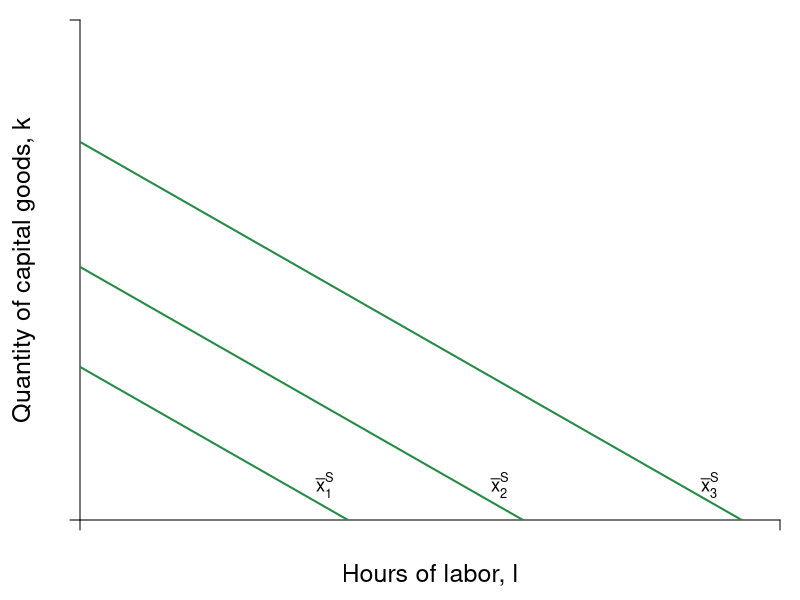

Recreate this plot in R.
#Graph Designer: Simon Halliday
#Authors: Bowles, Foley and Halliday
#Title: Coordination, Conflict and Competition: A Text in Microeconomics

library(shape)
pdf(file = "specprodexch/techvariables3.pdf", width = 7, height = 7)

#Set parameters for graphics
axislabelsize <- 1.5
labelsize <- 1.1
graphlinewidth <- 2
segmentlinewidth <- 1.5

COL <- c("#7fc97f", "#beaed4", "#fdc086", "#ffff99", "#386cb0", "#f0027f", "#bf5b17", "#666666")
COLA <- c("#e0f3db", "#99d8c9","#66c2a4","#41ae76", "#238b45", "#005824")
COLB <- c("#c6dbef", "#4eb3d3", "#2b8cbe", "#0868ac","#084081")

#Edited the margins to cater for the larger LHS labels
par(mar =  c(4, 4, 1, 1))

uFn <- function(x, y, alpha = 0.7){
  (x^alpha)*(y^(1 - alpha))
}

isoA <- function(l, alpha = 0.7, xbar = 4, A = 2) {
  (xbar / A)^2 - alpha*l
}

trsline <- function(x, constant = 10, slope = 4){
  constant - (slope)*x
}

ff <- function(x, c = 12, s = 1/3){
  c - s*x
}

xlims <- c(0, 10)
ylims <- c(0, 10)

npts <- 501 
x <- seq(xlims[1], xlims[2], length.out = npts)
y <- seq(ylims[1], ylims[2], length.out = npts) 
a <- c(2, 4, 6)

plot(0, 0, xlim = xlims, ylim = ylims, type = "n",
     xlab = expression(paste("")),
     ylab = expression(paste("")), 
     xaxt = "n", 
     yaxt = "n", 
     cex.lab = axislabelsize, 
     bty = "n", 
     xaxs="i", 
     yaxs="i"
)


# ticksy <- seq(from = 0, to = ylims[2], by = 1)
# ylabels <- seq(from = 0, to = ylims[2], by = 1)
# ticksx <- seq(from = 0, to = xlims[2], by = 1)
# xlabels <- seq(from = 0, to = xlims[2], by = 1)
ticksy <- c(ylims[1],  ylims[2])
ylabels <- c(NA, NA)
ticksx <- c(xlims[1], xlims[2])
xlabels <- c(NA, NA)

axis(1, at = ticksx, pos = 0, labels = xlabels)
axis(2, at = ticksy, pos = 0, labels = ylabels, las = 1)

npts <- 500 
xx1 <- seq(xlims[1], xlims[2], length.out = npts)
xx2 <- seq(0, xlims[2], length.out = npts)
xx3 <- seq(1.5, 2.5, length.out = npts)
xx4 <- seq(3, 5, length.out = npts)
xx5 <- seq(7, 9, length.out = npts)

#Draw the graphs
lines(xx1, isoA(xx1, alpha = 0.8, xbar = 3.5, A = 2), col = COLA[5], lwd = graphlinewidth)
lines(xx1, isoA(xx1, alpha = 0.8, xbar = 4.5, A = 2 ), col = COLA[5], lwd = graphlinewidth)
lines(xx1, isoA(xx1, alpha = 0.8, xbar = 5.5, A = 2), col = COLA[5], lwd = graphlinewidth)
#lines(xx1, isoA(xx1, alpha = 0.3, xbar = 4), col = COLB[5], lwd = graphlinewidth)
#lines(xx1, ff(xx1, c = 9, s = 1.34), col = COL[3], lwd = graphlinewidth)
# lines(xx3, trsline(xx3, constant = 16), col = "gray", lty = 2, lwd = graphlinewidth)
# lines(xx4, trsline(xx4, constant = 8, slope = 1), col = "gray", lty = 2, lwd = graphlinewidth)
# lines(xx5, trsline(xx5, constant = 4, slope = 0.25), col = "gray", lty = 2, lwd = graphlinewidth)
#lines(xx4, mcline(xx4, constant = totalcost(x = 3, c0 = 2, c1 = 0.05, c2 = 0.05) - 3*marginalcost(x = 3, c1 = 0.05, c2 = 0.05), slope = marginalcost(x = 3, c1 = 0.05, c2 = 0.05)), col = "gray", lty = 2, lwd = graphlinewidth)



#Label the feasible frontier
# text(3.2, 1, expression("Feasible Frontier"), cex = labelsize)
# text(3.2, 0.5, expression("(production possibilities frontier)"), cex = labelsize)
# Arrows(4.35, 0.95, 8.1, 0.95, col = "black", lty = 1, lwd = 2, arr.type = "triangle", arr.lwd = 0.5)

#Axis labels
mtext(expression(paste("Hours of labor, ", l)), side = 1, line = 2.5, cex = axislabelsize)
text(-0.8, 5, expression(paste("Quantity of capital goods, ", k)), xpd = TRUE, cex = axislabelsize, srt = 90) 


# contour(x, y, 
#         outer(x, y, uFn),
#         drawlabels = FALSE,
#         col = COLB[3],
#         lwd = graphlinewidth,
#         levels = a, 
#         xaxs="i", 
#         yaxs="i", 
#         add = TRUE)


#Label the indifference curves
#text(8, 1.6, expression(paste("Technology E, ", x[1]^E)), cex = labelsize)
# text(6, 9, expression(paste("Technology E Production: ", x == A*(alpha*l + k)^frac(1,2))), cex = labelsize)
# text(6, 8, expression(paste("Isoquant curve: ", k == bgroup("(",frac(bar(x), A),")")^2 - alpha*l   )), cex = labelsize)
# text(6, 7, expression(paste(trs(l,k) == frac(x[l],x[k]), phantom() == alpha)), cex = labelsize)

text(3.5, 0.7, expression(paste(bar(x)[1]^S)), cex = labelsize)
text(6, 0.7, expression(paste(bar(x)[2]^S)), cex = labelsize)
text(9, 0.7, expression(paste(bar(x)[3]^S)), cex = labelsize)

# text(8, 4, expression(paste(trs(l,k) == frac(2,8), phantom() == 0.25)), cex = labelsize)
# Arrows(8, 3.6, 8, 2.4, col = "black", lty = 1, lwd = 2, arr.type = "triangle", arr.lwd = 0.5)
# 
# text(4, 6, expression(paste(trs(l,k) == frac(4,4), phantom()==1)), cex = labelsize)
# Arrows(4, 5.6, 4, 4.4, col = "black", lty = 1, lwd = 2, arr.type = "triangle", arr.lwd = 0.5)
# 
# text(4, 8, expression(paste(trs(l,k) == frac(8,2), phantom() == 4)), cex = labelsize)
# Arrows(3.05, 8, 2.3, 8, col = "black", lty = 1, lwd = 2, arr.type = "triangle", arr.lwd = 0.5)


#Label feasible and infeasible
#text(8, 9, expression(paste(trs(l,k) == frac(x[l], x[k]), phantom() == frac(mp[l], mp[k]), phantom() == -frac(dk,dl))), cex = labelsize)
#text(3, 2.5, expression(paste("with plan ", (list(x, l, k)) )), cex = labelsize)

# text(8, 8.5, expression(paste("Production set:")), cex = labelsize)
# text(8, 8, expression(paste(x = bar(x), " feasible")), cex = labelsize)
# text(8, 7.5, expression(paste("with plan ", (list(x, l, k)) )), cex = labelsize)

#segments(0, 0, 4, ylims[2], lty = 2, col = "gray" , lwd = segmentlinewidth)

# segments(0, 8, 2.9705, 8, lty = 2, col = "gray" , lwd = segmentlinewidth)
#segments(2.9705, 0, 2.9705, 8, lty = 2, col = "gray" , lwd = segmentlinewidth)
# segments(2, 0, 2, 8, lty = 2, col = "gray" , lwd = segmentlinewidth)
# segments(4, 0, 4, 4, lty = 2, col = "gray" , lwd = segmentlinewidth)
# segments(0, 4, 4, 4, lty = 2, col = "gray" , lwd = segmentlinewidth)
# 
# 
# segments(8, 0, 8, 2, lty = 2, col = "gray" , lwd = segmentlinewidth)
# segments(0, 2, 8, 2, lty = 2, col = "gray" , lwd = segmentlinewidth)
# 
# segments(8, 0, 8,indiffA(x = 8)  , lty = 2, col = "gray" , lwd = segmentlinewidth)
# segments(0, indiffA(x = 8) , 8,indiffA(x = 8)  , lty = 2, col = "gray" , lwd = segmentlinewidth)

#Annotate points (4,4),(2,8),(8,2) on feasibility frontier
# text(4.2, 4.2, expression(paste(b)), cex = labelsize)
# points(2.1, isoA(l = 2.1, alpha = 0.3, xbar = 4), pch = 16, col = "black", cex = 1.5)
# text(2.1 - 0.2, isoA(l = 2.1, alpha = 0.3, xbar = 4), expression(paste(b)), cex = labelsize)


# points(3.04, isoA(l = 3.04, alpha = 0.7, xbar = 4), pch = 16, col = "black", cex = 1.5)
# text(3.04 - 0.2, isoA(l = 3.04, alpha = 0.7, xbar = 4), expression(paste(a)), cex = labelsize)

#points(4.8, indiffA(x = 4.8, alpha = 0.7), pch = 16, col = "black", cex = 1.5)


# text(7, 8, expression(paste("Lily's Utility: ", u^L*(list(x^L, y^L)) == (x^L)^{0.7}*(y^L)^{0.3})), cex = labelsize)
# text(7, 7, expression(paste("Peyton's Utility: ", u^P*(list(x^P, y^P)) == (x^P)^{0.5}*(y^P)^{0.5})), cex = labelsize)



dev.off()
